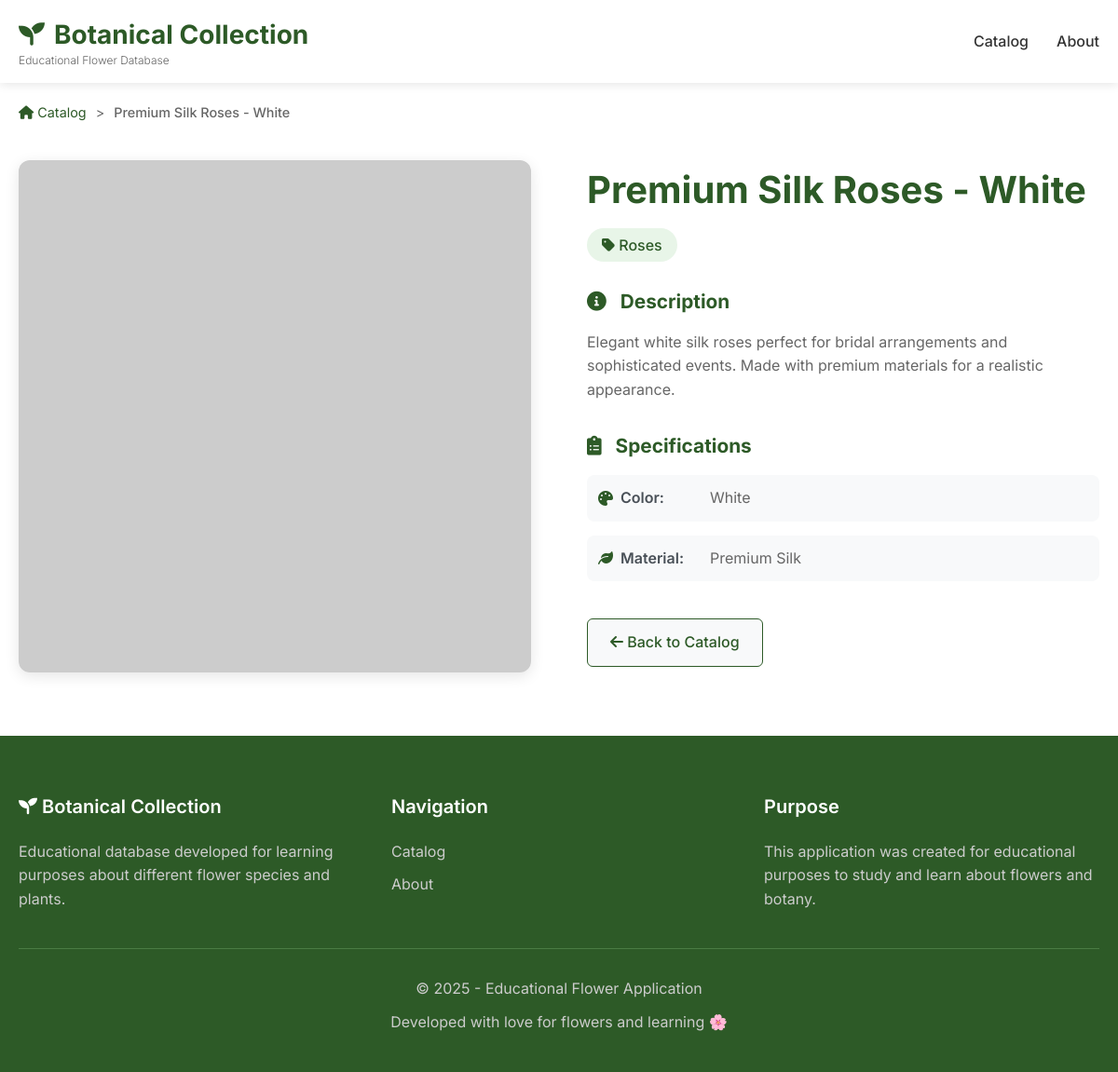
The app's page /flower-detail.php?id=2 with its own data.
### tables this page shows
CREATE TABLE products (
    id INT AUTO_INCREMENT PRIMARY KEY,
    name VARCHAR(200) NOT NULL,
    slug VARCHAR(200) NOT NULL UNIQUE,
    description TEXT,
    short_description VARCHAR(500),
    category_id INT NOT NULL,
    price DECIMAL(10,2) NOT NULL,
    wholesale_price DECIMAL(10,2),
    min_quantity INT DEFAULT 1,
    min_quantity_unit VARCHAR(50) DEFAULT 'pieces',
    stock_quantity INT DEFAULT 0,
    sku VARCHAR(100) UNIQUE,
    image_url TEXT,
    gallery_images JSON,
    featured BOOLEAN DEFAULT FALSE,
    active BOOLEAN DEFAULT TRUE,
    meta_title VARCHAR(255),
    meta_description TEXT,
    weight DECIMAL(8,2),
    dimensions VARCHAR(100),
    color VARCHAR(50),
    material VARCHAR(100),
    created_at TIMESTAMP DEFAULT CURRENT_TIMESTAMP,
    updated_at TIMESTAMP DEFAULT CURRENT_TIMESTAMP ON UPDATE CURRENT_TIMESTAMP,
    
    FOREIGN KEY (category_id) REFERENCES categories(id) ON DELETE CASCADE,
    INDEX idx_category (category_id),
    INDEX idx_active (active),
    INDEX idx_featured (featured),
    INDEX idx_price (price),
    FULLTEXT idx_search (name, description, short_description)
);

CREATE TABLE categories (
    id INT AUTO_INCREMENT PRIMARY KEY,
    name VARCHAR(100) NOT NULL,
    slug VARCHAR(100) NOT NULL UNIQUE,
    description TEXT,
    image_url VARCHAR(255),
    active BOOLEAN DEFAULT TRUE,
    created_at TIMESTAMP DEFAULT CURRENT_TIMESTAMP,
    updated_at TIMESTAMP DEFAULT CURRENT_TIMESTAMP ON UPDATE CURRENT_TIMESTAMP
);

### includes/database.php (called while the page is built, shortened)
<?php
class Database {
    private static $instance = null;
    private $connection;
    private $host = 'localhost';
    private $database = 'usi_floral_db';
    private $username = 'root';
    private $password = '';
    private $charset = 'utf8mb4';
    private function __construct() {
        try {
            $dsn = "mysql:host={$this->host};dbname={$this->database};charset={$this->charset}";
            $options = [
                PDO::ATTR_ERRMODE            => PDO::ERRMODE_EXCEPTION,
                PDO::ATTR_DEFAULT_FETCH_MODE => PDO::FETCH_ASSOC,
                PDO::ATTR_EMULATE_PREPARES   => false,
            ];
            $this->connection = new PDO($dsn, $this->username, $this->password, $options);
        } catch (PDOException $e) {
            throw new PDOException("Error de conexión: " . $e->getMessage());
        }
    }
    public static function getInstance() {
        if (self::$instance === null) {
            self::$instance = new self();
        }
        return self::$instance;
    }
    public function getConnection() {
        return $this->connection;
    }
}
class ProductManager {
    private $db;
    public function __construct() {
        $this->db = Database::getInstance()->getConnection();
    }
    public function getProductById($id) {
        try {
            $sql = "SELECT
                        p.*, c.name as category_name, c.slug as category_slug
                    FROM products p
                    JOIN categories c ON p.category_id = c.id
                    WHERE p.id = ? AND p.active = TRUE";
            $stmt = $this->db->prepare($sql);
            $stmt->execute([$id]);
            return $stmt->fetch();
        } catch (Exception $e) {
            error_log("Get Product By ID Error: " . $e->getMessage());
            return false;
        }
    }
}
?>

### flower-detail.php (the view, shortened to what this page needs)
<?php
$flowerId = $_GET['id'] ?? null;
$flower = null;
try {
    require_once 'includes/database.php';
    $productManager = new ProductManager();
    try {
        $flower = $productManager->getProductById($flowerId);
    } catch (Exception $e) {
        $errorMessage = "Error loading flower: " . $e->getMessage();
    }
} catch (Exception $e) {
    $errorMessage = "Database connection error: " . $e->getMessage();
}
?>
<!DOCTYPE html>
<html lang="en">
<head>
    <link rel="stylesheet" href="css/style.css">
    <link href="https://cdnjs.cloudflare.com/ajax/libs/font-awesome/6.0.0/css/all.min.css" rel="stylesheet">
</head>
<body>
    <header class="header">
        <div class="header-main">
            <div class="container">
                <div class="header-content">
                    <div class="logo">
                        <h1><i class="fas fa-seedling"></i> Botanical Collection</h1>
                        <p class="subtitle">Educational Flower Database</p>
                    </div>
                    <nav class="main-nav">
                        <ul>
                            <li><a href="index.php">Catalog</a></li>
                            <li><a href="about.php">About</a></li>
                        </ul>
                    </nav>
                </div>
            </div>
        </div>
    </header>
    <main class="main-content">
        <div class="container">
            <nav class="breadcrumb">
                <a href="index.php"><i class="fas fa-home"></i> Catalog</a>
                <span class="separator">></span>
                <span class="current"><?php echo htmlspecialchars($flower['name']); ?></span>
            </nav>
            <div class="flower-detail">
                <div class="flower-detail-grid">
                    <div class="flower-gallery">
                        <?php if (!empty($flower['image_url'])): ?>
                            <div class="main-image">
                                <img src="<?php echo htmlspecialchars($flower['image_url']); ?>"
                                     alt="<?php echo htmlspecialchars($flower['name']); ?>"
                                     id="mainImage">
                            </div>
                        <?php endif; ?>
                    </div>
                    <div class="flower-info">
                        <div class="flower-header">
                            <h1 class="flower-title"><?php echo htmlspecialchars($flower['name']); ?></h1>
                            <?php if (!empty($flower['category_name'])): ?>
                                <span class="category-badge">
                                    <i class="fas fa-tag"></i>
                                    <?php echo htmlspecialchars($flower['category_name']); ?>
                                </span>
                            <?php endif; ?>
                        </div>
                        <?php if (!empty($flower['description'])): ?>
                            <div class="flower-description">
                                <h3><i class="fas fa-info-circle"></i> Description</h3>
                                <p><?php echo nl2br(htmlspecialchars($flower['description'])); ?></p>
                            </div>
                        <?php endif; ?>
                        <div class="technical-specs">
                            <h3><i class="fas fa-clipboard-list"></i> Specifications</h3>
                            <div class="specs-grid">
                                <?php if (!empty($flower['color'])): ?>
                                    <div class="spec-item">
                                        <span class="spec-label">
                                            <i class="fas fa-palette"></i>
                                            Color:
                                        </span>
                                        <span class="spec-value"><?php echo htmlspecialchars($flower['color']); ?></span>
                                    </div>
                                <?php endif; ?>
                                <?php if (!empty($flower['material'])): ?>
                                    <div class="spec-item">
                                        <span class="spec-label">
                                            <i class="fas fa-leaf"></i>
                                            Material:
                                        </span>
                                        <span class="spec-value"><?php echo htmlspecialchars($flower['material']); ?></span>
                                    </div>
                                <?php endif; ?>
                            </div>
                        </div>
                        <div class="flower-actions">
                            <a href="index.php" class="btn btn-secondary">
                                <i class="fas fa-arrow-left"></i>
                                Back to Catalog
                            </a>
                        </div>
                    </div>
                </div>
            </div>
        </div>
    </main>
    <footer class="footer">
        <div class="container">
            <div class="footer-content">
                <div class="footer-section">
                    <h4><i class="fas fa-seedling"></i> Botanical Collection</h4>
                    <p>Educational database developed for learning purposes about different flower species and plants.</p>
                </div>
                <div class="footer-section">
                    <h4>Navigation</h4>
                    <ul>
                        <li><a href="index.php">Catalog</a></li>
                        <li><a href="about.php">About</a></li>
                    </ul>
                </div>
                <div class="footer-section">
                    <h4>Purpose</h4>
                    <p>This application was created for educational purposes to study and learn about flowers and botany.</p>
                </div>
            </div>
            <div class="footer-bottom">
                <p>&copy; 2025 - Educational Flower Application</p>
                <p>Developed with love for flowers and learning 🌸</p>
            </div>
        </div>
    </footer>
</body>
</html>

### css/style.css (style rules this page uses)
* { margin: 0; padding: 0; box-sizing: border-box; }
body { font-family: 'Inter', sans-serif; line-height: 1.6; color: #333; background-color: #fff; }
.container { max-width: 1200px; margin: 0 auto; padding: 0 20px; }
.btn { display: inline-block; padding: 12px 24px; text-decoration: none; border-radius: 6px; font-weight: 500; transition: all 0.3s ease; border: none; cursor: pointer; text-align: center; }
.btn-secondary { background-color: #f8f9fa; color: #2d5a27; border: 1px solid #2d5a27; }
.header { position: sticky; top: 0; background-color: white; box-shadow: 0 2px 10px rgba(0,0,0,0.1); z-index: 1000; }
.header-main { padding: 15px 0; }
.header-content { display: flex; justify-content: space-between; align-items: center; }
.logo h1 { color: #2d5a27; font-size: 28px; font-weight: 700; display: flex; align-items: center; gap: 10px; }
.main-nav ul { display: flex; list-style: none; gap: 30px; }
.main-nav a { text-decoration: none; color: #333; font-weight: 500; transition: color 0.3s ease; }
.footer { background-color: #2d5a27; color: white; padding: 60px 0 30px; }
.footer-content { display: grid; grid-template-columns: repeat(auto-fit, minmax(250px, 1fr)); gap: 40px; margin-bottom: 40px; }
.footer-section h4 { font-size: 20px; font-weight: 600; margin-bottom: 20px; }
.footer-section ul { list-style: none; }
.footer-section ul li { margin-bottom: 10px; }
.footer-section a { color: #ccc; text-decoration: none; transition: color 0.3s ease; }
.footer-section p { color: #ccc; line-height: 1.6; }
.footer-bottom { border-top: 1px solid #4a7c43; padding-top: 30px; text-align: center; }
.footer-bottom p { color: #ccc; margin-bottom: 10px; }
.logo .subtitle { font-size: 12px; color: #666; margin-top: -5px; font-weight: 300; }
.flower-description { color: #666; margin-bottom: 15px; line-height: 1.6; }
.breadcrumb { margin: 20px 0; display: flex; align-items: center; gap: 10px; font-size: 0.9rem; }
.breadcrumb a { color: #2d5a27; text-decoration: none; }
.breadcrumb .separator { color: #666; }
.breadcrumb .current { color: #666; font-weight: 500; }
.flower-detail { margin: 40px 0; }
.flower-detail-grid { display: grid; grid-template-columns: 1fr 1fr; gap: 60px; align-items: start; }
.flower-gallery .main-image { margin-bottom: 20px; }
.flower-gallery .main-image img { width: 100%; border-radius: 12px; box-shadow: 0 4px 15px rgba(0,0,0,0.1); }
.flower-header { margin-bottom: 30px; }
.flower-title { color: #2d5a27; font-size: 2.5rem; margin-bottom: 15px; font-weight: 700; }
.category-badge { background: #e8f5e8; color: #2d5a27; padding: 8px 16px; border-radius: 25px; font-weight: 500; }
.flower-description, .technical-specs { margin-bottom: 30px; }
.flower-description h3, .technical-specs h3 { color: #2d5a27; margin-bottom: 15px; font-size: 1.3rem; }
.flower-description h3 i, .technical-specs h3 i { margin-right: 10px; }
.specs-grid { display: grid; gap: 15px; }
.spec-item { display: flex; align-items: center; padding: 12px; background: #f8f9fa; border-radius: 8px; }
.spec-label { font-weight: 600; color: #495057; min-width: 120px; display: flex; align-items: center; }
.spec-label i { margin-right: 8px; color: #2d5a27; }
.spec-value { color: #666; }
.flower-actions { margin-top: 40px; }

### records on screen
products: name "Premium Silk Roses - White", category.name "Roses", description "Elegant white silk roses perfect for bridal arrangements and sophisticated events. Made with premium materials for a realistic appearance.", color "White", material "Premium Silk"
